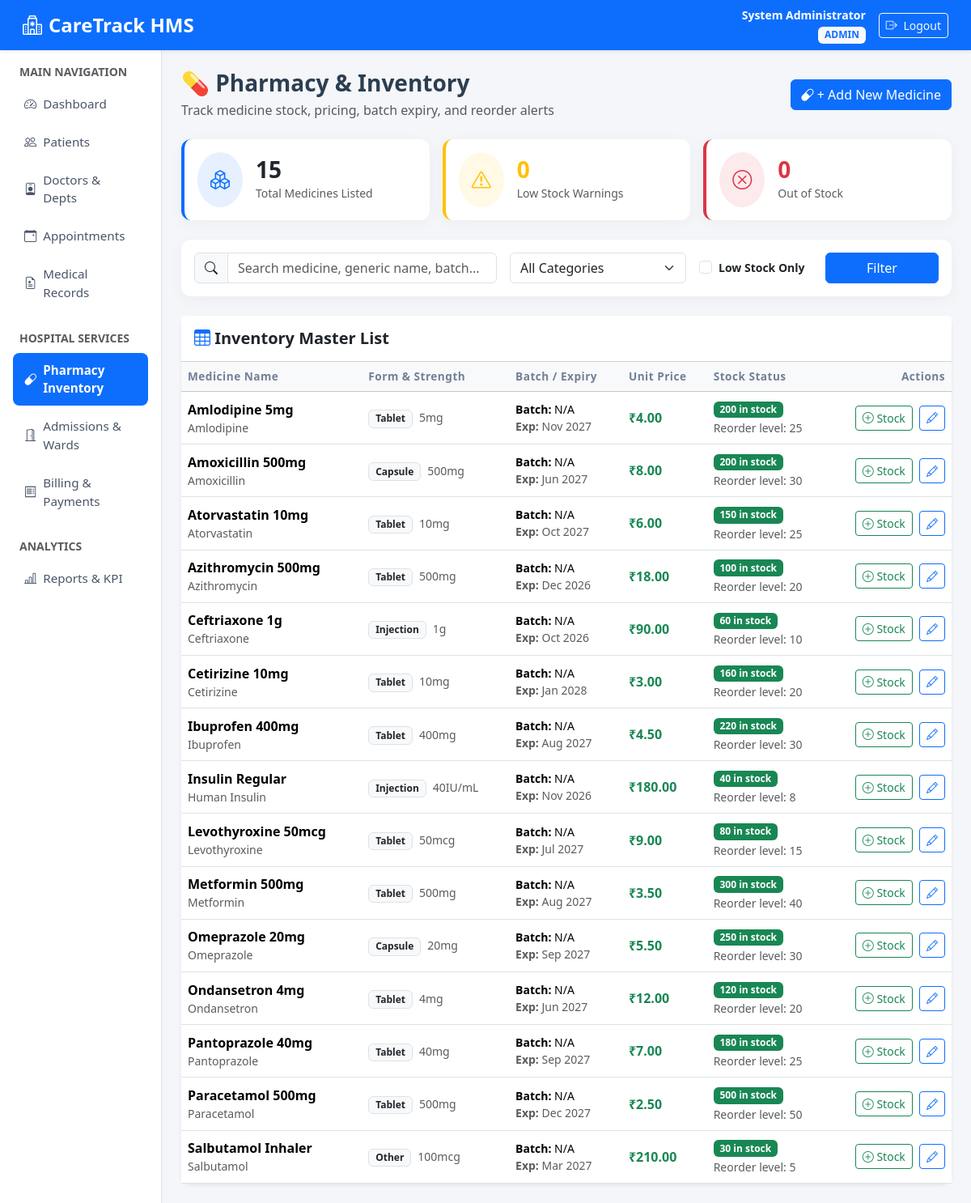
The page /pharmacy.php (signed in) on the database its author committed.
### tables this page shows
CREATE TABLE IF NOT EXISTS medicines (
    id              INT           AUTO_INCREMENT PRIMARY KEY,
    name            VARCHAR(150)  NOT NULL,
    generic_name    VARCHAR(150),
    category        VARCHAR(80),
    dosage_form     ENUM('Tablet','Capsule','Syrup','Injection','Ointment','Drops','Other') DEFAULT 'Tablet',
    strength        VARCHAR(50),
    manufacturer    VARCHAR(100),
    unit_price      DECIMAL(10,2) NOT NULL DEFAULT 0.00,
    stock_qty       INT           NOT NULL DEFAULT 0,
    reorder_level   INT           NOT NULL DEFAULT 10,
    expiry_date     DATE,
    batch_no        VARCHAR(60),
    is_active       TINYINT(1)    NOT NULL DEFAULT 1,
    created_at      TIMESTAMP     NOT NULL DEFAULT CURRENT_TIMESTAMP,
    updated_at      TIMESTAMP     NOT NULL DEFAULT CURRENT_TIMESTAMP ON UPDATE CURRENT_TIMESTAMP,
    INDEX idx_medicine_name (name)
);

### pharmacy.php (the view, shortened to what this page needs)
<?php
require 'config/db.php';
require 'partials/header.php';
$search_q  = trim($_GET['q'] ?? '');
$low_only  = isset($_GET['low_stock']) ? 1 : 0;
$where = ["is_active=1"];
$params = [];
$types = "";
$where_sql = implode(" AND ", $where);
$sql = "SELECT * FROM medicines WHERE $where_sql ORDER BY (stock_qty <= reorder_level) DESC, name ASC";
if (!empty($params)) {
    $stmt = $conn->prepare($sql);
    $stmt->bind_param($types, ...$params);
    $stmt->execute();
    $medicines = $stmt->get_result();
} else {
    $medicines = $conn->query($sql);
}
$stat_total_items = $conn->query("SELECT COUNT(*) c FROM medicines WHERE is_active=1")->fetch_assoc()['c'];
$stat_low_stock  = $conn->query("SELECT COUNT(*) c FROM medicines WHERE is_active=1 AND stock_qty <= reorder_level")->fetch_assoc()['c'];
$stat_out_stock  = $conn->query("SELECT COUNT(*) c FROM medicines WHERE is_active=1 AND stock_qty = 0")->fetch_assoc()['c'];
?>
<div class="d-flex justify-content-between align-items-center mb-4">
  <div>
    <h1 class="h3 fw-bold mb-1">💊 Pharmacy & Inventory</h1>
    <p class="text-muted mb-0">Track medicine stock, pricing, batch expiry, and reorder alerts</p>
  </div>
  <div>
    <button class="btn btn-primary" data-bs-toggle="modal" data-bs-target="#medModal" onclick="clearMedForm()">
      <i class="bi bi-capsule"></i> + Add New Medicine
    </button>
  </div>
</div>
<div class="row g-3 mb-4">
  <div class="col-md-4">
    <div class="card p-3 border-start border-4 border-primary">
      <div class="d-flex align-items-center">
        <div class="rounded-circle bg-primary bg-opacity-10 text-primary p-3 me-3 fs-4"><i class="bi bi-boxes"></i></div>
        <div>
          <h3 class="fw-bold mb-0"><?= $stat_total_items ?></h3>
          <small class="text-muted">Total Medicines Listed</small>
        </div>
      </div>
    </div>
  </div>
  <div class="col-md-4">
    <div class="card p-3 border-start border-4 border-warning">
      <div class="d-flex align-items-center">
        <div class="rounded-circle bg-warning bg-opacity-10 text-warning p-3 me-3 fs-4"><i class="bi bi-exclamation-triangle"></i></div>
        <div>
          <h3 class="fw-bold mb-0 text-warning"><?= $stat_low_stock ?></h3>
          <small class="text-muted">Low Stock Warnings</small>
        </div>
      </div>
    </div>
  </div>
  <div class="col-md-4">
    <div class="card p-3 border-start border-4 border-danger">
      <div class="d-flex align-items-center">
        <div class="rounded-circle bg-danger bg-opacity-10 text-danger p-3 me-3 fs-4"><i class="bi bi-x-circle"></i></div>
        <div>
          <h3 class="fw-bold mb-0 text-danger"><?= $stat_out_stock ?></h3>
          <small class="text-muted">Out of Stock</small>
        </div>
      </div>
    </div>
  </div>
</div>
<div class="card p-3 mb-4">
  <form method="GET" class="row g-3 align-items-center">
    <div class="col-md-5">
      <div class="input-group">
        <span class="input-group-text bg-light"><i class="bi bi-search"></i></span>
        <input type="text" name="q" class="form-control" placeholder="Search medicine, generic name, batch..." value="<?= htmlspecialchars($search_q) ?>">
      </div>
    </div>
    <div class="col-md-3">
      <select name="cat" class="form-select" onchange="this.form.submit()">
        <option value="">All Categories</option>
      </select>
    </div>
    <div class="col-md-2">
      <div class="form-check">
        <input class="form-check-input" type="checkbox" name="low_stock" value="1" id="low_stock_chk" <?= $low_only ? 'checked' : '' ?> onchange="this.form.submit()">
        <label class="form-check-label small fw-semibold" for="low_stock_chk">Low Stock Only</label>
      </div>
    </div>
    <div class="col-md-2 text-end">
      <button type="submit" class="btn btn-primary w-100">Filter</button>
    </div>
  </form>
</div>
<div class="card shadow-sm">
  <div class="card-header bg-white py-3">
    <h5 class="mb-0 fw-bold"><i class="bi bi-table text-primary"></i> Inventory Master List</h5>
  </div>
  <div class="table-responsive">
    <table class="table table-hover align-middle mb-0">
      <thead class="table-light">
        <tr>
          <th>Medicine Name</th>
          <th>Form & Strength</th>
          <th>Batch / Expiry</th>
          <th>Unit Price</th>
          <th>Stock Status</th>
          <th class="text-end">Actions</th>
        </tr>
      </thead>
      <tbody>
        <?php if ($medicines->num_rows === 0): ?>
          <tr><td colspan="6" class="text-center py-4 text-muted">No medicines found matching criteria.</td></tr>
        <?php else: ?>
          <?php while ($med = $medicines->fetch_assoc()): ?>
            <?php
              $is_low = $med['stock_qty'] <= $med['reorder_level'];
              $is_empty = $med['stock_qty'] === 0;
            ?>
            <tr>
              <td>
                <div class="fw-bold"><?= htmlspecialchars($med['name']) ?></div>
                <div class="small text-muted"><?= htmlspecialchars($med['generic_name'] ?: 'N/A') ?></div>
              </td>
              <td>
                <span class="badge bg-light text-dark border"><?= htmlspecialchars($med['dosage_form']) ?></span>
                <small class="text-muted ms-1"><?= htmlspecialchars($med['strength']) ?></small>
              </td>
              <td>
                <div class="small"><strong>Batch:</strong> <?= htmlspecialchars($med['batch_no'] ?: 'N/A') ?></div>
                <div class="small text-muted">
                  <strong>Exp:</strong>
                  <?php if ($med['expiry_date']): ?>
                    <span class="<?= strtotime($med['expiry_date']) < strtotime('+30 days') ? 'text-danger fw-bold' : '' ?>">
                      <?= date('M Y', strtotime($med['expiry_date'])) ?>
                    </span>
                  <?php else: ?>
                    N/A
                  <?php endif; ?>
                </div>
              </td>
              <td class="fw-bold text-success">
                ₹<?= number_format($med['unit_price'], 2) ?>
              </td>
              <td>
                <div class="d-flex align-items-center">
                  <div class="me-2">
                    <?php if ($is_empty): ?>
                      <span class="badge bg-danger">OUT OF STOCK (0)</span>
                    <?php elseif ($is_low): ?>
                      <span class="badge bg-warning text-dark">LOW STOCK (<?= $med['stock_qty'] ?>)</span>
                    <?php else: ?>
                      <span class="badge bg-success"><?= $med['stock_qty'] ?> in stock</span>
                    <?php endif; ?>
                  </div>
                </div>
                <small class="text-muted">Reorder level: <?= $med['reorder_level'] ?></small>
              </td>
              <td class="text-end">
                <button class="btn btn-sm btn-outline-success me-1" onclick="quickRestock(<?= $med['id'] ?>, '<?= htmlspecialchars($med['name'], ENT_QUOTES) ?>')">
                  <i class="bi bi-plus-circle"></i> Stock
                </button>
                <button class="btn btn-sm btn-outline-primary" onclick='editMed(<?= json_encode($med) ?>)'>
                  <i class="bi bi-pencil"></i>
                </button>
              </td>
            </tr>
          <?php endwhile; ?>
        <?php endif; ?>
      </tbody>
    </table>
  </div>
</div>
<?php require 'partials/footer.php'; ?>

### assets/style.css (style rules this page uses)
body { background-color: #f4f6f9; font-family: system-ui, -apple-system, "Segoe UI", Roboto, "Helvetica Neue", Arial, sans-serif; color: #2c3e50; }
.card { border: none; border-radius: 12px; box-shadow: 0 4px 20px rgba(0, 0, 0, 0.04); }
.table th { white-space: nowrap; font-size: 0.85rem; text-uppercase: uppercase; letter-spacing: 0.5px; color: #718096; }

### rows shown on the page
medicines: name "Amlodipine 5mg", generic_name "Amlodipine", dosage_form "Tablet", strength "5mg", batch_no "N/A", expiry_date "Nov 2027", unit_price "4.00", stock_qty "200", reorder_level "25"
medicines: name "Amoxicillin 500mg", generic_name "Amoxicillin", dosage_form "Capsule", strength "500mg", batch_no "N/A", expiry_date "Jun 2027", unit_price "8.00", stock_qty "200", reorder_level "30"
medicines: name "Atorvastatin 10mg", generic_name "Atorvastatin", dosage_form "Tablet", strength "10mg", batch_no "N/A", expiry_date "Oct 2027", unit_price "6.00", stock_qty "150", reorder_level "25"
medicines: name "Azithromycin 500mg", generic_name "Azithromycin", dosage_form "Tablet", strength "500mg", batch_no "N/A", expiry_date "Dec 2026", unit_price "18.00", stock_qty "100", reorder_level "20"
medicines: name "Ceftriaxone 1g", generic_name "Ceftriaxone", dosage_form "Injection", strength "1g", batch_no "N/A", expiry_date "Oct 2026", unit_price "90.00", stock_qty "60", reorder_level "10"
medicines: name "Cetirizine 10mg", generic_name "Cetirizine", dosage_form "Tablet", strength "10mg", batch_no "N/A", expiry_date "Jan 2028", unit_price "3.00", stock_qty "160", reorder_level "20"
medicines: name "Ibuprofen 400mg", generic_name "Ibuprofen", dosage_form "Tablet", strength "400mg", batch_no "N/A", expiry_date "Aug 2027", unit_price "4.50", stock_qty "220", reorder_level "30"
medicines: name "Insulin Regular", generic_name "Human Insulin", dosage_form "Injection", strength "40IU/mL", batch_no "N/A", expiry_date "Nov 2026", unit_price "180.00", stock_qty "40", reorder_level "8"
medicines: name "Levothyroxine 50mcg", generic_name "Levothyroxine", dosage_form "Tablet", strength "50mcg", batch_no "N/A", expiry_date "Jul 2027", unit_price "9.00", stock_qty "80", reorder_level "15"
medicines: name "Metformin 500mg", generic_name "Metformin", dosage_form "Tablet", strength "500mg", batch_no "N/A", expiry_date "Aug 2027", unit_price "3.50", stock_qty "300", reorder_level "40"
medicines: name "Omeprazole 20mg", generic_name "Omeprazole", dosage_form "Capsule", strength "20mg", batch_no "N/A", expiry_date "Sep 2027", unit_price "5.50", stock_qty "250", reorder_level "30"
medicines: name "Ondansetron 4mg", generic_name "Ondansetron", dosage_form "Tablet", strength "4mg", batch_no "N/A", expiry_date "Jun 2027", unit_price "12.00", stock_qty "120", reorder_level "20"
medicines: name "Pantoprazole 40mg", generic_name "Pantoprazole", dosage_form "Tablet", strength "40mg", batch_no "N/A", expiry_date "Sep 2027", unit_price "7.00", stock_qty "180", reorder_level "25"
medicines: name "Paracetamol 500mg", generic_name "Paracetamol", dosage_form "Tablet", strength "500mg", batch_no "N/A", expiry_date "Dec 2027", unit_price "2.50", stock_qty "500", reorder_level "50"
medicines: name "Salbutamol Inhaler", generic_name "Salbutamol", dosage_form "Other", strength "100mcg", batch_no "N/A", expiry_date "Mar 2027", unit_price "210.00", stock_qty "30", reorder_level "5"

### other values the page prints
$_SESSION['user']['full_name'] "System Administrator"
$_SESSION['user']['role'] "ADMIN"
$stat_total_items "15"
$stat_low_stock "0"
$stat_out_stock "0"
